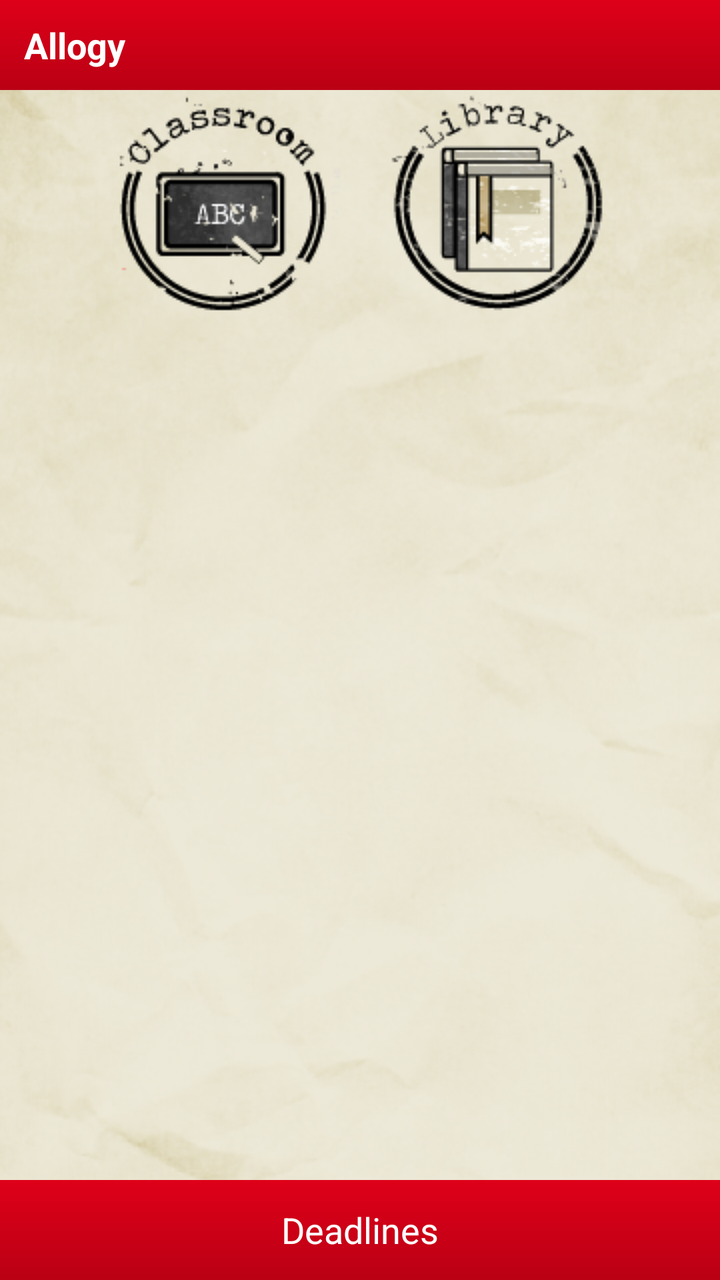
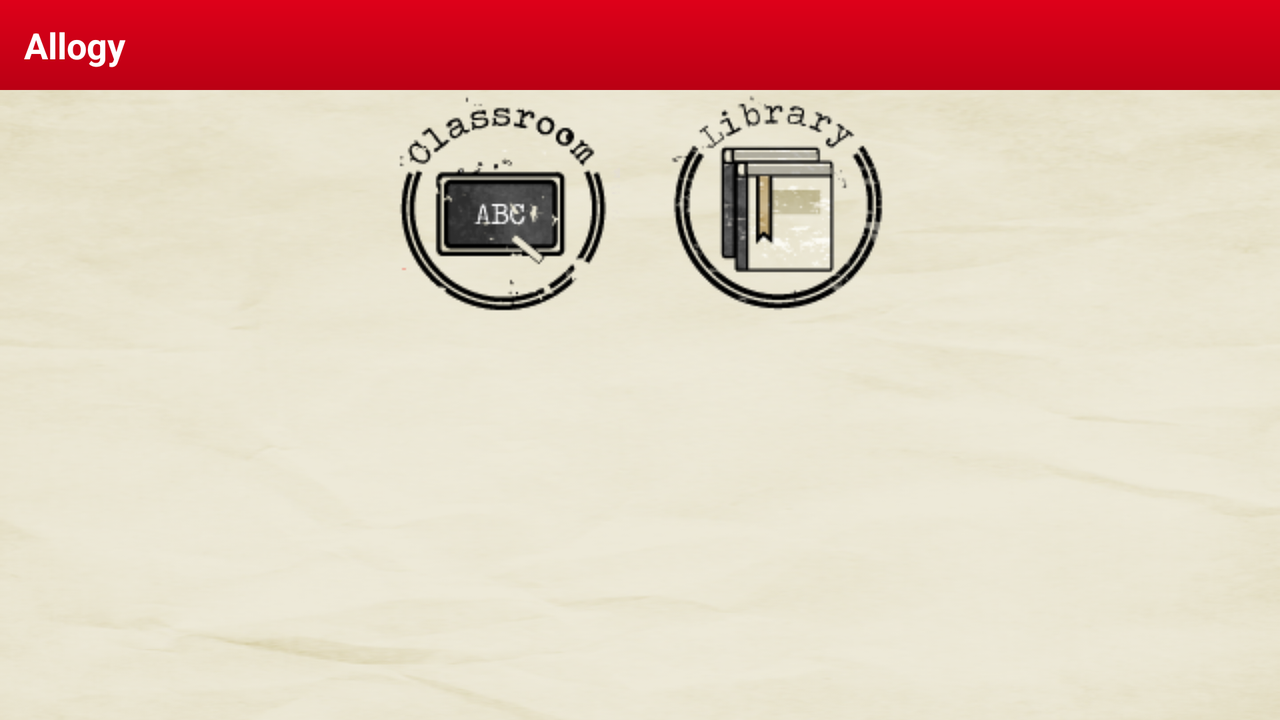

An Android layout and its configuration variant, each rendered on a device that would load it. The default file and the variant file are quoted in full after the pictures.
<!-- AndroidManifest.xml: application theme Theme.Allogy -->
<!-- res/layout/activity_home.xml -->
<?xml version="1.0" encoding="utf-8"?>
<FrameLayout xmlns:android="http://schemas.android.com/apk/res/android"
	android:layout_width="fill_parent" android:layout_height="fill_parent">
	<LinearLayout android:layout_width="fill_parent"
		android:layout_height="fill_parent" android:orientation="vertical"
		android:background="@drawable/default_background">

		
		<LinearLayout style="@style/UI.TitleBar">
			<TextView style="@style/UI.TitleBarText" android:text="@string/home_name" />

			<ImageButton style="@style/UI.TitleBarAction"
				android:src="@drawable/ic_title_search" android:onClick="onSearchClick" />
		</LinearLayout>

		
		<RelativeLayout android:id="@+id/home_body"
			android:layout_width="fill_parent" android:layout_height="wrap_content"
			android:layout_below="@+id/activity_header" android:gravity="center">

			<Button android:id="@+id/home_classroom" android:layout_width="wrap_content"
				android:layout_height="wrap_content" android:layout_marginRight="20dip"
				android:background="@drawable/home_classroom_selector" />

			<Button android:id="@+id/home_market" android:layout_width="wrap_content"
				android:layout_height="wrap_content" android:layout_toRightOf="@+id/home_classroom"
				android:layout_marginLeft="20dip" android:background="@drawable/home_market_selector"
				android:visibility="gone" />

			<Button android:id="@+id/home_community" android:layout_width="wrap_content"
				android:layout_height="wrap_content" android:layout_below="@+id/home_classroom"
				android:background="@drawable/home_community_selector" 
				android:visibility="gone" />

			<Button android:id="@+id/home_library" android:layout_width="wrap_content"
				android:layout_height="wrap_content" android:layout_toRightOf="@+id/home_classroom"
				android:layout_alignLeft="@+id/home_market" android:background="@drawable/home_library_selector" />

			<Button android:id="@+id/home_achievements"
				android:layout_width="wrap_content" android:layout_height="wrap_content"
				android:layout_below="@+id/home_community" android:background="@drawable/home_achievements_selector"
				android:visibility="gone" />

			<Button android:id="@+id/home_teach" android:layout_width="wrap_content"
				android:layout_height="wrap_content" android:layout_toRightOf="@+id/home_achievements"
				android:layout_below="@+id/home_library" android:layout_alignLeft="@+id/home_library"
				android:background="@drawable/home_teach_selector"
				android:visibility="gone" />

		</RelativeLayout>

	</LinearLayout>
	<SlidingDrawer android:id="@+id/home_deadline_drawer"
		android:layout_width="match_parent" android:layout_height="fill_parent"
		android:handle="@+id/home_drawer_handle" android:content="@+id/home_drawer_content">
		<TextView android:id="@+id/home_drawer_handle"
			android:layout_width="match_parent" android:layout_height="50dp"
			android:gravity="center_horizontal|center_vertical"
			android:background="@drawable/action_bar_background_gradient"
			android:text="@string/deadlines" android:textColor="@color/white"
			android:textSize="18sp">
		</TextView>
		<LinearLayout android:id="@+id/home_drawer_content"
			android:layout_width="match_parent" android:layout_height="wrap_content"
			android:orientation="vertical" android:background="@color/white">
			<ListView android:id="@+id/home_deadline_list"
				android:layout_height="match_parent" android:layout_width="match_parent" />
		</LinearLayout>
	</SlidingDrawer>
</FrameLayout>
<!-- resources referenced by this layout -->
<resources>
  <color name="white">#ffffffff</color>
  <!-- drawable action_bar_background_gradient (drawable) -->
  <?xml version="1.0" encoding="utf-8"?>
  <shape xmlns:android="http://schemas.android.com/apk/res/android"
  	android:shape="rectangle">
  	
  	<gradient android:startColor="@color/ab_background_start"
  		android:endColor="@color/ab_background_end"
  		android:angle="90"/>
  		
  </shape>
  <!-- drawable home_community_selector (drawable-mdpi) -->
  <?xml version="1.0" encoding="utf-8"?>
  <selector xmlns:android="http://schemas.android.com/apk/res/android">
      <item android:state_window_focused="false"
          android:drawable="@drawable/community_icon" /> 
      <item android:state_pressed="true"
          android:drawable="@drawable/community_icon_selected" /> 
      <item android:state_focused="true"
          android:drawable="@drawable/community_icon_selected" /> 
      <item 
           android:drawable="@drawable/community_icon" /> 
  </selector>
  <!-- drawable home_library_selector (drawable-mdpi) -->
  <?xml version="1.0" encoding="utf-8"?>
  <selector xmlns:android="http://schemas.android.com/apk/res/android">
      <item android:state_window_focused="false"
          android:drawable="@drawable/library_icon" /> 
      <item android:state_pressed="true"
          android:drawable="@drawable/library_icon_selected" /> 
      <item android:state_focused="true"
          android:drawable="@drawable/library_icon_selected" /> 
      <item 
           android:drawable="@drawable/library_icon" /> 
  </selector>
  <!-- drawable home_market_selector (drawable-mdpi) -->
  <?xml version="1.0" encoding="utf-8"?>
  <selector xmlns:android="http://schemas.android.com/apk/res/android">
      <item android:state_window_focused="false"
          android:drawable="@drawable/market_icon" /> 
      <item android:state_pressed="true"
          android:drawable="@drawable/market_icon_selected" /> 
      <item android:state_focused="true"
          android:drawable="@drawable/market_icon_selected" /> 
      <item 
           android:drawable="@drawable/market_icon" /> 
  </selector>
  <!-- drawable home_teach_selector (drawable-mdpi) -->
  <?xml version="1.0" encoding="utf-8"?>
  <selector xmlns:android="http://schemas.android.com/apk/res/android">
      <item android:state_window_focused="false"
          android:drawable="@drawable/teach_icon" /> 
      <item android:state_pressed="true"
          android:drawable="@drawable/teach_icon_selected" /> 
      <item android:state_focused="true"
          android:drawable="@drawable/teach_icon_selected" /> 
      <item 
           android:drawable="@drawable/teach_icon" /> 
  </selector>
  <!-- drawable ic_title_search (drawable) -->
  <?xml version="1.0" encoding="utf-8"?>
  <level-list xmlns:android="http://schemas.android.com/apk/res/android">
      <item android:maxLevel="0" android:drawable="@drawable/ic_title_search_light"/>
      <item android:maxLevel="1" android:drawable="@drawable/ic_title_search_alt"/>
  </level-list>
  <string name="deadlines">Deadlines</string>
  <string name="home_name">Allogy</string>
  <style name="UI.TitleBar">
  		<item name="android:id">@id/title_container</item>
  		<item name="android:layout_width">fill_parent</item>
  		<item name="android:layout_height">@dimen/title_height</item>
  		<item name="android:orientation">horizontal</item>
  		<item name="android:background">@drawable/action_bar_background_gradient</item>
  	</style>
  <style name="UI.TitleBarAction">
  		<item name="android:layout_width">@dimen/title_height</item>
  		<item name="android:layout_height">fill_parent</item>
  		<item name="android:background">@drawable/title_button</item>
  	</style>
  <style name="Theme.Allogy" parent="android:style/Theme.Light">
  		<item name="android:windowNoTitle">true</item>
  		<item name="android:windowContentOverlay">@null</item>
  	</style>
  <color name="ab_background_start">#ffba0014</color>
  <color name="ab_background_end">#ffde0019</color>
  <dimen name="title_height">45dip</dimen>
  <dimen name="text_size_medium">18sp</dimen>
  <color name="ab_text">#ffffffff</color>
</resources>
<!-- res/layout-land/activity_home.xml (the author's variant of the layout above) -->
<!-- drawn on the phone turned sideways -->
<?xml version="1.0" encoding="utf-8"?>
<LinearLayout xmlns:android="http://schemas.android.com/apk/res/android"
	android:layout_width="match_parent" android:layout_height="match_parent"
	android:orientation="vertical" android:background="@drawable/default_background">

	
	<LinearLayout style="@style/UI.TitleBar">
		<TextView style="@style/UI.TitleBarText" android:text="@string/home_name" />

		<ImageButton style="@style/UI.TitleBarAction" android:src="@drawable/ic_title_search"
			android:onClick="onSearchClick" />
	</LinearLayout>

	
	<RelativeLayout android:id="@+id/home_body"
		android:layout_width="fill_parent" android:layout_height="wrap_content"
		android:layout_below="@+id/activity_header" android:gravity="center">

		<Button android:id="@+id/home_classroom" android:layout_width="wrap_content"
			android:layout_height="wrap_content" android:layout_marginRight="20dip"
			android:background="@drawable/home_classroom_selector" />

		<Button android:id="@+id/home_library" android:layout_width="wrap_content"
			android:layout_height="wrap_content" android:layout_toRightOf="@+id/home_classroom"
			android:background="@drawable/home_library_selector" />

		<Button android:id="@+id/home_market" android:layout_width="wrap_content"
			android:layout_height="wrap_content" android:layout_toRightOf="@+id/home_library"
			android:visibility="gone" android:layout_marginLeft="20dip"
			android:background="@drawable/home_market_selector" />

		<Button android:id="@+id/home_achievements"
			android:layout_width="wrap_content" android:layout_height="wrap_content"
			android:layout_below="@+id/home_classroom" android:layout_alignLeft="@+id/home_classroom"
			android:visibility="gone" android:background="@drawable/home_achievements_selector" />

		<Button android:id="@+id/home_community" android:layout_width="wrap_content"
			android:layout_height="wrap_content" android:layout_below="@+id/home_library"
			android:visibility="gone"
			android:layout_alignLeft="@+id/home_library" android:background="@drawable/home_community_selector" />

		<Button android:id="@+id/home_teach" android:layout_width="wrap_content"
			android:layout_height="wrap_content" android:layout_below="@+id/home_market"
			android:layout_alignLeft="@+id/home_market" android:background="@drawable/home_teach_selector"
			android:visibility="gone" />

	</RelativeLayout>

</LinearLayout>
<!-- resources referenced by the variant -->
<!-- as the phone turned sideways resolves them -->
<resources>
  <!-- drawable home_community_selector (drawable-mdpi) -->
  <?xml version="1.0" encoding="utf-8"?>
  <selector xmlns:android="http://schemas.android.com/apk/res/android">
      <item android:state_window_focused="false"
          android:drawable="@drawable/community_icon" /> 
      <item android:state_pressed="true"
          android:drawable="@drawable/community_icon_selected" /> 
      <item android:state_focused="true"
          android:drawable="@drawable/community_icon_selected" /> 
      <item 
           android:drawable="@drawable/community_icon" /> 
  </selector>
  <!-- drawable home_library_selector (drawable-mdpi) -->
  <?xml version="1.0" encoding="utf-8"?>
  <selector xmlns:android="http://schemas.android.com/apk/res/android">
      <item android:state_window_focused="false"
          android:drawable="@drawable/library_icon" /> 
      <item android:state_pressed="true"
          android:drawable="@drawable/library_icon_selected" /> 
      <item android:state_focused="true"
          android:drawable="@drawable/library_icon_selected" /> 
      <item 
           android:drawable="@drawable/library_icon" /> 
  </selector>
  <!-- drawable home_market_selector (drawable-mdpi) -->
  <?xml version="1.0" encoding="utf-8"?>
  <selector xmlns:android="http://schemas.android.com/apk/res/android">
      <item android:state_window_focused="false"
          android:drawable="@drawable/market_icon" /> 
      <item android:state_pressed="true"
          android:drawable="@drawable/market_icon_selected" /> 
      <item android:state_focused="true"
          android:drawable="@drawable/market_icon_selected" /> 
      <item 
           android:drawable="@drawable/market_icon" /> 
  </selector>
  <!-- drawable home_teach_selector (drawable-mdpi) -->
  <?xml version="1.0" encoding="utf-8"?>
  <selector xmlns:android="http://schemas.android.com/apk/res/android">
      <item android:state_window_focused="false"
          android:drawable="@drawable/teach_icon" /> 
      <item android:state_pressed="true"
          android:drawable="@drawable/teach_icon_selected" /> 
      <item android:state_focused="true"
          android:drawable="@drawable/teach_icon_selected" /> 
      <item 
           android:drawable="@drawable/teach_icon" /> 
  </selector>
  <!-- drawable ic_title_search (drawable) -->
  <?xml version="1.0" encoding="utf-8"?>
  <level-list xmlns:android="http://schemas.android.com/apk/res/android">
      <item android:maxLevel="0" android:drawable="@drawable/ic_title_search_light"/>
      <item android:maxLevel="1" android:drawable="@drawable/ic_title_search_alt"/>
  </level-list>
  <string name="home_name">Allogy</string>
  <style name="UI.TitleBar">
  		<item name="android:id">@id/title_container</item>
  		<item name="android:layout_width">fill_parent</item>
  		<item name="android:layout_height">@dimen/title_height</item>
  		<item name="android:orientation">horizontal</item>
  		<item name="android:background">@drawable/action_bar_background_gradient</item>
  	</style>
  <style name="UI.TitleBarAction">
  		<item name="android:layout_width">@dimen/title_height</item>
  		<item name="android:layout_height">fill_parent</item>
  		<item name="android:background">@drawable/title_button</item>
  	</style>
  <style name="Theme.Allogy" parent="android:style/Theme.Light">
  		<item name="android:windowNoTitle">true</item>
  		<item name="android:windowContentOverlay">@null</item>
  	</style>
  <dimen name="title_height">45dip</dimen>
  <!-- drawable action_bar_background_gradient (drawable) -->
  <?xml version="1.0" encoding="utf-8"?>
  <shape xmlns:android="http://schemas.android.com/apk/res/android"
  	android:shape="rectangle">
  	
  	<gradient android:startColor="@color/ab_background_start"
  		android:endColor="@color/ab_background_end"
  		android:angle="90"/>
  		
  </shape>
  <dimen name="text_size_medium">18sp</dimen>
  <color name="ab_text">#ffffffff</color>
  <color name="ab_background_start">#ffba0014</color>
  <color name="ab_background_end">#ffde0019</color>
</resources>
